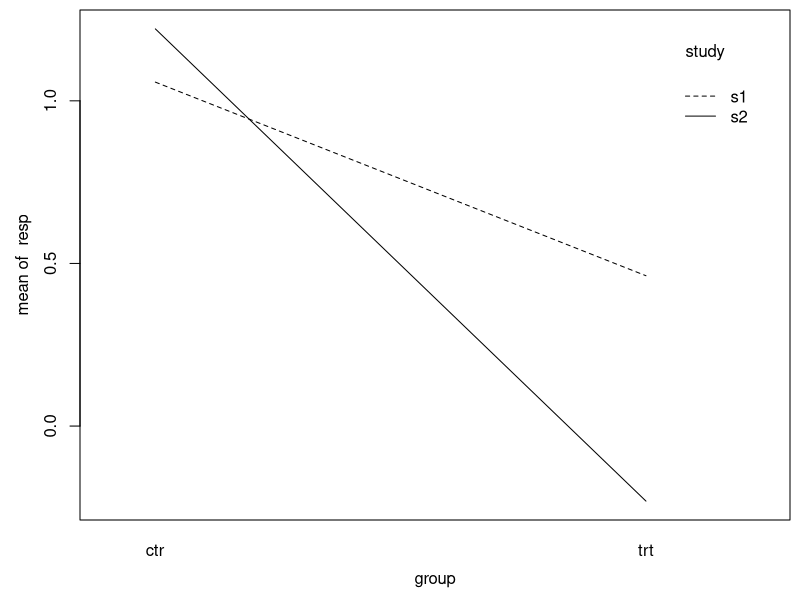
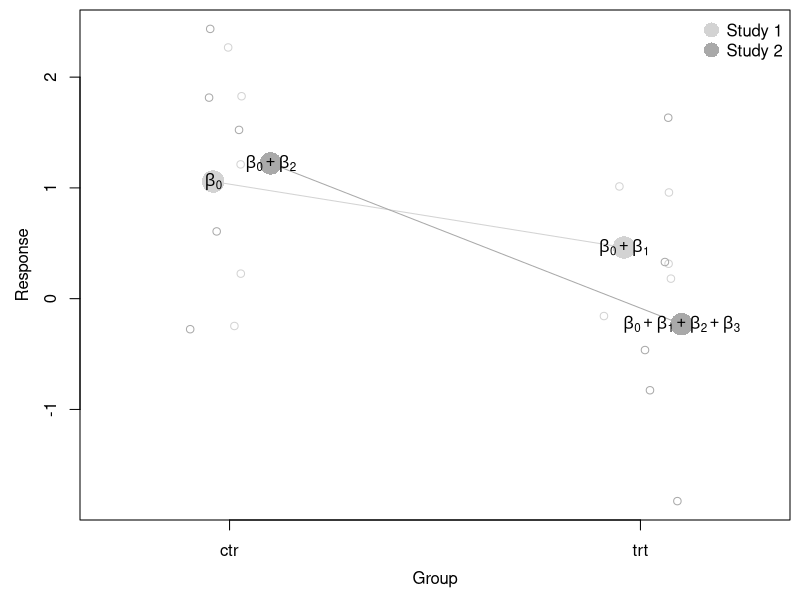
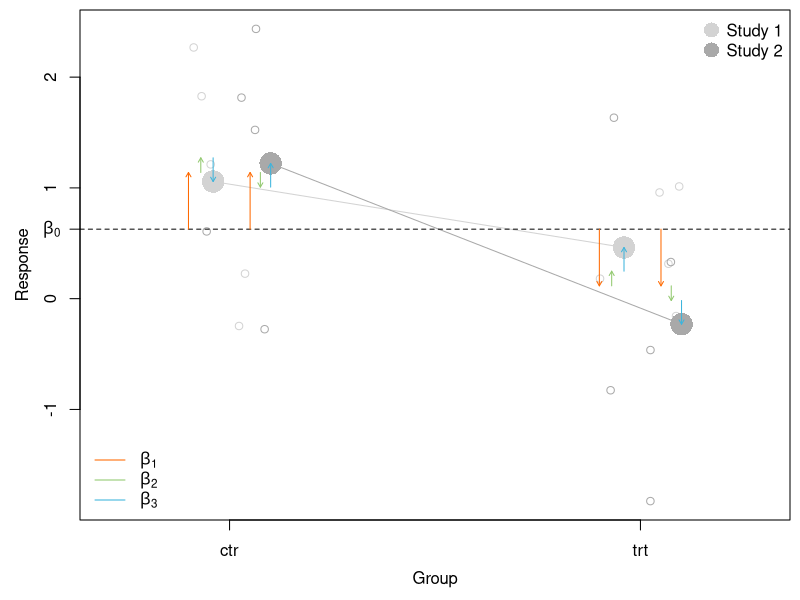

R code for these plots, in order:
#' ---
#' title: "Effect vs. dummy coding"
#' author: "Nora Wickelmaier"
#' date: "2024-11-06"
#' categories:
#'   - R
#'   - Categorical predictors
#' output:
#'   md_document:
#'     variant: gfm
#'     preserve_yaml: true
#' ---

#+ include = FALSE
date <- "2024-11-06"
knitr::opts_chunk$set(message = FALSE, warning = FALSE, fig.align = "center", fig.path = paste0("../figures/", date, "_"))

set.seed(1101)

#'
#' Let us look at the differences between effects and dummy coding for
#' regression models with categorical predictors.
#'

#' # Model with one categorical factor
#'
#' Let us simulate some data first, for $$n = 10$$ subjects and a group
#' predictor with levels `ctr` for the control group and `trt` for the treatment
#' group.

dat <- data.frame(id    = factor(1:10),
                  group = factor(c("ctr", "trt")),
                  resp  = c(rnorm(5, 1), rnorm(5)))

aggregate(resp ~ group, data = dat, FUN = mean)

#'
#' Per default are uses so-called dummy coding to represent factors. This means
#' that the reference category (here `ctr`) is set to 0 and the second category
#' is set to 1. R takes the first factor level as reference category in dummy
#' coding.

contrasts(dat$group)

#'
#' You can check the default settings of your R session with

options()$contrasts

#'
#' The first entry `"contr.treatment"` indicates dummy coding.
#'

#' ## Linear model with dummy coding
#'
#' Let us now fit a simple linear regression
#'
#' $$resp = \beta_0 + \beta_1 group + \varepsilon$$
#'
#' with $$\varepsilon \sim N(0,\sigma_{\varepsilon})$$.
#'
#' (For a two-level between factor, this is equivalent to an independent $$t$$
#' test.)

lm1 <- lm(resp ~ group, data = dat)
summary(lm1)

coef(lm1)[1]    # mean ctr
sum(coef(lm1))  # mean trt

#'
#' The interpretation of the parameters is straightforward: The Intercept
#' $$\beta_0$$ is the mean response in the control (here the reference) group
#' ($$\bar x_{ctr} = \beta_0$$) and $$\beta_1$$ is the difference between the
#' control and the treatment group ($$\bar x_{trt} = \beta_0 + \beta_1$$).
#'

#' ## Linear model with effects coding
#'
#' Next, we will fit the same model with effects coding. Hereby, the reference
#' group is coded as $$-1$$.

contrasts(dat$group) <- "contr.sum"
contrasts(dat$group)

#'
#' You can see that for effects coding, R takes the _last_ factor level as
#' reference category.
#'
#' Now, let us refit the model.

lm2 <- lm(resp ~ group, dat)
summary(lm2)

sum(coef(lm2))    # mean ctr
-diff(coef(lm2))  # mean trt

#'
#' In this model, the Intercept $$\beta_0$$ is now the overall mean (often
#' called the grand mean).

mean(dat$resp)

#'
#' And $$\beta_1$$ is the difference of the mean in group 1 (here the control
#' group) to the overall mean and its negative value is the difference of group
#' 1 (treatment group) to the overall mean.
#'

#' # Model with two categorical factors
#'
#' Let us again simulate some data first. This time for $$n = 20$$ subjects, a
#' group predictor like before and an additional factor `study` with two levels
#' `s1` and `s2`.

dat <- data.frame(id    = factor(1:20),
                  group = factor(rep(c("ctr", "trt"), each = 10)),
                  study = factor(rep(c("s1", "s2"), each = 5)),
                  resp  = c(rnorm(10, 1), rnorm(10)))

aggregate(resp ~ group + study, data = dat, FUN = mean)

mean(dat$resp)

#+ interactionplot, fig.width = 5.5, fig.height = 4.5, fig.show = "hide"
par(mai = c(.8, .8, .1, .1), mgp = c(2.4, 1, 0))
with(dat, interaction.plot(group, study, resp))

#+ echo = FALSE
knitr::include_graphics(paste0("https://raw.githubusercontent.com/nwickel/blog/refs/heads/main/figures/", date, "_interactionplot-1.png"))

#'
#' Both factors are now dummy coded, since we did not tell R to do otherwise.

contrasts(dat$group)
contrasts(dat$study)

#' ## Linear model with dummy coding
#'
#' Let us now fit regression model with an interaction term
#'
#' $$resp = \beta_0 + \beta_1 group + \beta_2 study + \beta_3 (group \times
#' study) + \varepsilon$$
#'
#' with $$\varepsilon \sim N(0,\sigma_{\varepsilon})$$.
#'
#' (This is equivalent to a 2x2 ANOVA with two between factors.)

lm3 <- lm(resp ~ group * study, data = dat)
summary(lm3)

#'
#' We can now reconstruct the mean values for all four groups with our
#' parameters. The Intercept $$\beta_0$$ is now the mean response in study 1 for
#' the control group.

coef(lm3)[1]
coef(lm3)[1] + coef(lm3)[2]
coef(lm3)[1] + coef(lm3)[3]
coef(lm3)[1] + coef(lm3)[2] + coef(lm3)[3] + coef(lm3)[4]   # sum(coef(lm3))

#'
#' With dummy coding, we can think of the dummy variables as "controlling" which
#' parameters are entered into the mean calculations and which are not. With
#' only categorical predictors, we get a separate equation for each of the four
#' groups.
#'
#' $$\begin{align*}
#'     resp_{11} & = \beta_0 + \varepsilon                      & \text{mean s1 and crt} \\
#'     resp_{12} & = \beta_0 + \beta_1 + \varepsilon            & \text{mean s1 and trt} \\
#'     resp_{21} & = \beta_0 + \beta_2 + \varepsilon            & \text{mean s2 and crt} \\
#'     resp_{22} & = \beta_0 + \beta_1 + \beta_2 + \beta_3 + \varepsilon  & \text{mean s2 und trt}
#' \end{align*}$$
#'
#' with $$\varepsilon \sim N(0, \sigma^2_{\varepsilon})$$

#+ dummyplot, echo = FALSE, fig.width = 4.5, fig.height = 4.5, fig.show = "hide"
colors <- c("lightgray", "darkgray")

datm <- aggregate(resp ~ group + study, data = dat, FUN = mean)

par(mai = c(.8, .8, .1, .1), mgp = c(2.4, 1, 0))
plot(resp ~ jitter(as.numeric(group), .5), data = dat,
     axes = FALSE,
     col = colors[study],
     xlim = c(.7, 2.3),
     xlab = "Group",
     ylab = "Response")
points(resp ~ c(.96, 1.96), data = datm[datm$study == "s1",],
       col = colors[study],
       cex = 3,
       type = "b",
       pch = 16)
points(resp ~ c(1.1, 2.1), data = datm[datm$study == "s2",],
       col = colors[study],
       cex = 3,
       type = "b",
       pch = 16)

axis(1, at = 1:2, labels = c("ctr", "trt"))
axis(2)
box()

legend("topright", c("Study 1", "Study 2"), col = colors, pch = 16, bty = "n", pt.cex = 2)

text(.96,  datm$resp[datm$group == "ctr" & datm$study == "s1"],
     expression(beta[0]))
text(1.96, datm$resp[datm$group == "trt" & datm$study == "s1"],
     expression(beta[0] + beta[1]))
text(1.1,  datm$resp[datm$group == "ctr" & datm$study == "s2"],
     expression(beta[0] + beta[2]))
text(2.1,  datm$resp[datm$group == "trt" & datm$study == "s2"],
     expression(beta[0] + beta[1] + beta[2] + beta[3]))

#+ echo = FALSE
knitr::include_graphics(paste0("https://raw.githubusercontent.com/nwickel/blog/refs/heads/main/figures/", date, "_dummyplot-1.png"))

#' ## Linear model with effects coding

contrasts(dat$group) <- "contr.sum"
contrasts(dat$study) <- "contr.sum"

lm4 <- lm(resp ~ group * study, dat)
summary(lm4)

coef(lm4)[1] + coef(lm4)[2] + coef(lm4)[3] + coef(lm4)[4]
coef(lm4)[1] - coef(lm4)[2] + coef(lm4)[3] - coef(lm4)[4]
coef(lm4)[1] + coef(lm4)[2] - coef(lm4)[3] - coef(lm4)[4]
coef(lm4)[1] - coef(lm4)[2] - coef(lm4)[3] + coef(lm4)[4]   # sum(coef(lm3))

#'
#' With effects coding, all parameters are needed for calculating each of the
#' group means. Only the signs change.
#'
#' $$\begin{align*}
#'     resp_{11} & = \beta_0 + \beta_1 + \beta_2 + \beta_3 + \varepsilon & \text{mean s1 and crt} \\
#'     resp_{12} & = \beta_0 - \beta_1 + \beta_2 - \beta_3 + \varepsilon & \text{mean s1 and trt} \\
#'     resp_{21} & = \beta_0 + \beta_1 - \beta_2 - \beta_3 + \varepsilon & \text{mean s2 and crt} \\
#'     resp_{22} & = \beta_0 - \beta_1 - \beta_2 + \beta_3 + \varepsilon & \text{mean s2 und trt}
#' \end{align*}$$
#'
#' with $$\varepsilon \sim N(0, \sigma^2_{\varepsilon})$$

#+ effectplot, echo = FALSE, fig.width = 4.5, fig.height = 4.5, fig.show = "hide"
par(mai = c(.8, .8, .1, .1), mgp = c(2.4, 1, 0))
plot(resp ~ jitter(as.numeric(group), .5), data = dat,
     axes = FALSE,
     col = colors[study],
     xlim = c(.7, 2.3),
     xlab = "Group",
     ylab = "Response")
points(resp ~ c(.96, 1.96), data = datm[datm$study == "s1",],
       col = colors[study],
       cex = 3,
       type = "b",
       pch = 16)
points(resp ~ c(1.1, 2.1), data = datm[datm$study == "s2",],
       col = colors[study],
       cex = 3,
       type = "b",
       pch = 16)
abline(h = mean(dat$resp), lty = 2)

axis(1, at = 1:2, labels = c("ctr", "trt"))
axis(2)
axis(2, at = coef(lm4)[1], labels = expression(beta[0]), las = 2)
box()

arrows(.9, coef(lm4)[1],
       .9, coef(lm4)[1] + coef(lm4)[2],
       length = 0.05,
       col = "#FF6900")
arrows(.93, coef(lm4)[1] + coef(lm4)[2],
       .93, coef(lm4)[1] + coef(lm4)[2] + coef(lm4)[3],
       length = 0.05,
       col = "#91C86E")
arrows(.96, coef(lm4)[1] + coef(lm4)[2] + coef(lm4)[3],
       .96, coef(lm4)[1] + coef(lm4)[2] + coef(lm4)[3] + coef(lm4)[4],
       length = 0.05,
       col = "#3CB4DC")

arrows(1.05, coef(lm4)[1],
       1.05, coef(lm4)[1] + coef(lm4)[2],
       length = 0.05,
       col = "#FF6900")
arrows(1.075, coef(lm4)[1] + coef(lm4)[2],
       1.075, coef(lm4)[1] + coef(lm4)[2] - coef(lm4)[3],
       length = 0.05,
       col = "#91C86E")
arrows(1.1, coef(lm4)[1] + coef(lm4)[2] - coef(lm4)[3],
       1.1, coef(lm4)[1] + coef(lm4)[2] - coef(lm4)[3] - coef(lm4)[4],
       length = 0.05,
       col = "#3CB4DC")

arrows(1.9, coef(lm4)[1],
       1.9, coef(lm4)[1] - coef(lm4)[2],
       length = 0.05,
       col = "#FF6900")
arrows(1.93, coef(lm4)[1] - coef(lm4)[2],
       1.93, coef(lm4)[1] - coef(lm4)[2] + coef(lm4)[3],
       length = 0.05,
       col = "#91C86E")
arrows(1.96, coef(lm4)[1] - coef(lm4)[2] + coef(lm4)[3],
       1.96, coef(lm4)[1] - coef(lm4)[2] + coef(lm4)[3] - coef(lm4)[4],
       length = 0.05,
       col = "#3CB4DC")

arrows(2.05, coef(lm4)[1],
       2.05, coef(lm4)[1] - coef(lm4)[2],
       length = 0.05,
       col = "#FF6900")
arrows(2.075, coef(lm4)[1] - coef(lm4)[2],
       2.075, coef(lm4)[1] - coef(lm4)[2] - coef(lm4)[3],
       length = 0.05,
       col = "#91C86E")
arrows(2.1, coef(lm4)[1] - coef(lm4)[2] - coef(lm4)[3],
       2.1, coef(lm4)[1] - coef(lm4)[2] - coef(lm4)[3] + coef(lm4)[4],
       length = 0.05,
       col = "#3CB4DC")

legend("bottomleft",
       c(expression(beta[1]), expression(beta[2]), expression(beta[3])),
       col = c("#FF6900", "#91C86E", "#3CB4DC"), lty = 1, bty = "n")
legend("topright", c("Study 1", "Study 2"), col = colors, pch = 16, bty = "n", pt.cex = 2)

#+ echo = FALSE
knitr::include_graphics(paste0("https://raw.githubusercontent.com/nwickel/blog/refs/heads/main/figures/", date, "_effectplot-1.png"))


#' # Setting contrasts globally
#'
#' You can also change the settings for the contrast coding globally in R.


options(contrasts = c("contr.treatment", "contr.poly"))

options()$contrasts

contrasts(factor(1:3))

options(contrasts = c("contr.sum", "contr.poly"))

options()$contrasts

contrasts(factor(1:3))


#' # Session info

sessionInfo()

